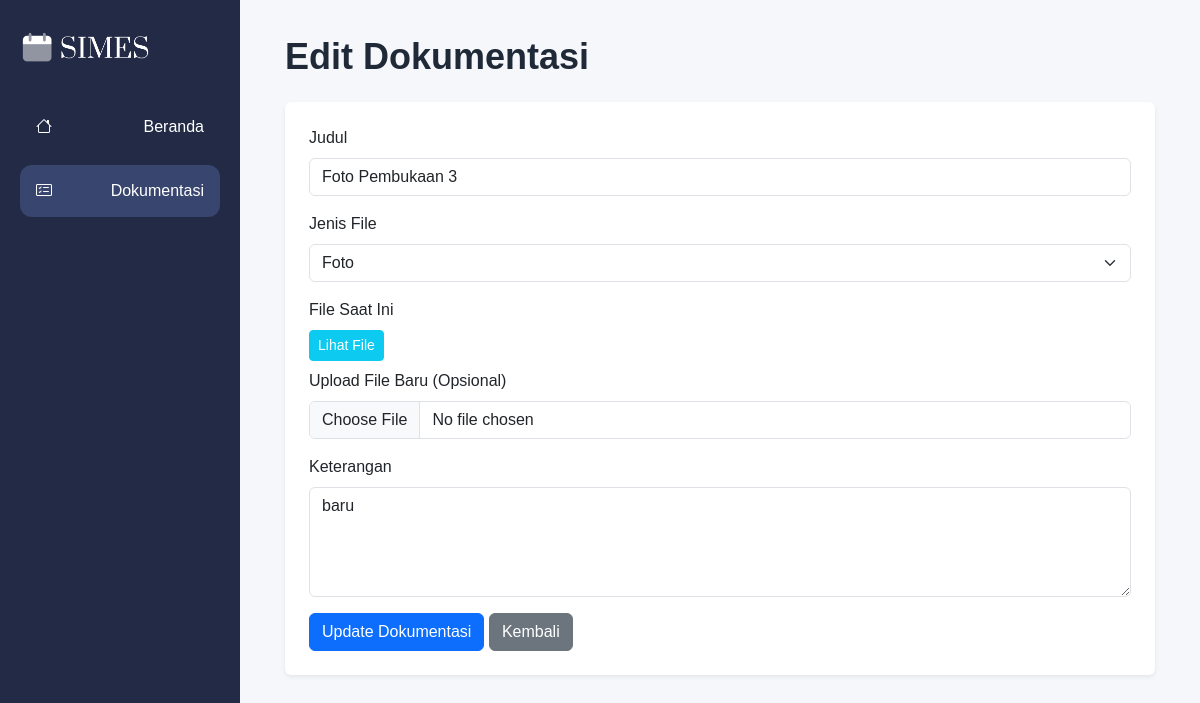
Page /documentations/edit.php?id_dokumentasi=8&id_event=9 (signed in) on the committed database.
### tables this page shows
CREATE TABLE IF NOT EXISTS `documentations` (
  `id_dokumentasi` int(11) NOT NULL AUTO_INCREMENT,
  `id_event` int(11) NOT NULL,
  `jenis_file` enum('foto','video') NOT NULL,
  `judul` varchar(150) NOT NULL,
  `file_path` varchar(255) NOT NULL,
  `keterangan` text DEFAULT NULL,
  `uploaded_at` timestamp NOT NULL DEFAULT current_timestamp(),
  PRIMARY KEY (`id_dokumentasi`),
  KEY `fk_documentations_event` (`id_event`)
);

### documentations/edit.php (the view, shortened to what this page needs)
<?php
include '../config/database.php';
$id_dokumentasi = (int) $_GET['id_dokumentasi'];
$id_event       = (int) $_GET['id_event'];
$query = "SELECT * FROM documentations WHERE id_dokumentasi='$id_dokumentasi' AND id_event='$id_event'";
$result = mysqli_query($conn, $query);
$data = mysqli_fetch_assoc($result);
?>
<!DOCTYPE html>
<html lang="id">
<head>
    <link href="https://cdn.jsdelivr.net/npm/bootstrap@5.3.3/dist/css/bootstrap.min.css" rel="stylesheet">
    <link rel="stylesheet" href="https://cdn.jsdelivr.net/npm/bootstrap-icons@1.11.3/font/bootstrap-icons.min.css">
    <link rel="stylesheet" href="/simes/assets/css/beranda.css">
    <link rel="stylesheet" href="/simes/assets/css/dokumentasi.css">
</head>
<body>
<div class="wrapper">
    <aside class="sidebar">
        <div class="logo"><img src="/simes/assets/img/logo.png" alt="SIMES"></div>
        <ul class="menu">
            <li><a href="/simes/beranda.php"><i class="bi bi-house"></i> Beranda</a></li>
            <li class="active"><a href="index.php?id_event=<?= $id_event ?>"><i class="bi bi-card-checklist"></i> Dokumentasi</a></li>
        </ul>
    </aside>
    <main class="main-content">
        <div class="content">
            <h2>Edit Dokumentasi</h2>
            <div class="setting-card mt-4 p-4 shadow-sm bg-white rounded">
                <form action="update.php" method="POST" enctype="multipart/form-data">
                    <div class="mb-3">
                        <label class="form-label">Judul</label>
                        <input type="text" name="judul" class="form-control" value="<?= htmlspecialchars($data['judul']); ?>" required>
                    </div>
                    <div class="mb-3">
                        <label class="form-label">Jenis File</label>
                        <select name="jenis_file" class="form-select">
                            <option value="foto" <?= $data['jenis_file'] == 'foto' ? 'selected' : ''; ?>>Foto</option>
                        </select>
                    </div>
                    <div class="mb-3">
                        <label class="form-label">File Saat Ini</label>
                        <div class="mb-2">
                            <a href="/simes/<?= $data['file_path']; ?>" target="_blank" class="btn btn-sm btn-info text-white">Lihat File</a>
                        </div>
                        <label class="form-label">Upload File Baru (Opsional)</label>
                        <input type="file" name="file_dokumentasi" class="form-control">
                    </div>
                    <div class="mb-3">
                        <label class="form-label">Keterangan</label>
                        <textarea name="keterangan" class="form-control" rows="4"><?= htmlspecialchars($data['keterangan']); ?></textarea>
                    </div>
                    <button type="submit" class="btn btn-primary">Update Dokumentasi</button>
                    <a href="index.php?id_event=<?= $id_event; ?>" class="btn btn-secondary">Kembali</a>
                </form>
            </div>
        </div>
    </main>
</div>
</body>
</html>

### assets/css/beranda.css (style rules this page uses)
* { margin:0; padding:0; box-sizing:border-box; font-family:'Poppins',sans-serif; }
body { background:#F5F7FB; }
.logo { width:130px; }
.content { padding:45px; }
.content h2 { font-size:36px; font-weight:700; color:#1F2937; }
.content { max-width:1400px; margin:auto; }

### assets/css/dokumentasi.css (style rules this page uses)
* { margin:0; padding:0; box-sizing:border-box; font-family:'Poppins',sans-serif; }
body { background:#F5F7FB; }
.wrapper { display:flex; }
.sidebar { width:240px; height:100vh; background:#222A45; position:fixed; left:0; top:0; padding:30px 20px; color:#fff; }
.logo { text-align:center; margin-bottom:35px; }
.logo img { width:130px; }
.menu { list-style:none; padding:0; }
.menu li { margin-bottom:12px; }
.menu li a { color:#fff; text-decoration:none; display:flex; justify-content:space-between; align-items:center; padding:14px 16px; border-radius:12px; transition:.3s; }
.menu li.active a { background:#38456E; }
.main-content { margin-left:240px; width:calc(100% - 240px); }
.content { padding:35px 45px; }

### rows in the picture
documentations: judul "Foto Pembukaan 3", jenis_file "Foto", keterangan "baru"
